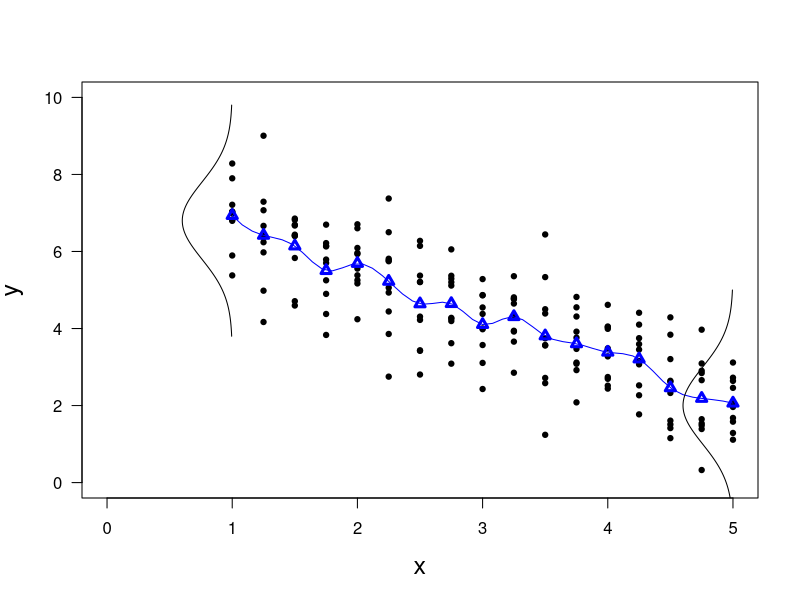

R code for this plot:
print('file: D1-LSartificalSpline.R')
# generate & plot artificial data
beta0 = 8; beta = -1.2 # true intercept & slope
sigma = 1              # true standard deviation of normal noise
# ----------- generate data (begin)
set.seed(1953)                       # set seed for random number generators
x = seq(1,5,0.25); Lx = length(x)    # non-stochastic (uncertainty = 0)
Lr = 10                              # number of data for each x-value ('replicates')
se = sigma/sqrt(Lr); print(c(round(se,4),'standard error'))
y = matrix(data=NA,nrow=Lx,ncol=Lr)  # Lx x Lr = 17 x 10 matrix
for(k in 1:Lx) y[k,] = beta0+beta*x[k]+sigma*rnorm(Lr) # additive normal noise
# ----------- generate data (end)
ymean = numeric(Lx)
for(k in 1:Lx) ymean[k] = mean(y[k,])
# png('SLFartifialSpline220308.png',width=16,height=12,units='cm',res=300)
plot(x,y[,1],type='p',lwd=4,col='black',cex=0.3,ylim=c(0,10),     # plot 1. sample
             xlim=c(0,max(x)),xlab='x',ylab='y',las=1,cex.lab=1.5)
for(k in 2:Lr) points(x,y[,k],lwd=4,col='black',cex=0.3)          # plot replicates
lines(spline(x,ymean),col='blue')
points(x,ymean,lwd=3,col='blue',cex=1,pch=24)
xn = seq(-3,3,0.01); yn = dnorm(xn,mean=0,sd=sigma)
lines(-yn+x[1],xn+beta0+beta*x[1],col='black')
lines(-yn+x[Lx],xn+beta0+beta*x[Lx],col='black')
# dev.off()
